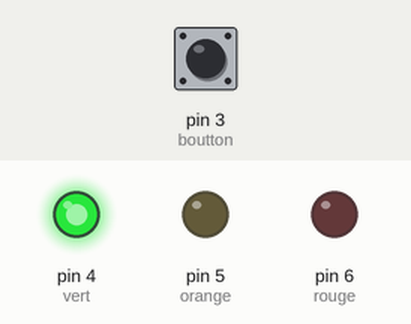
Recording of a sketch running on a simulated Arduino Uno, built with avr-gcc and run on an emulated ATmega328P. Shown: output pins drawn as LEDs (lit = HIGH). Inputs (shaded band) come from the test bench; at power-on: pin 3 (boutton) HIGH.

Above: at 1.2 s.
1.3 s: pin 3 (boutton) pulled LOW for 0.15 s
At 2.1 s:
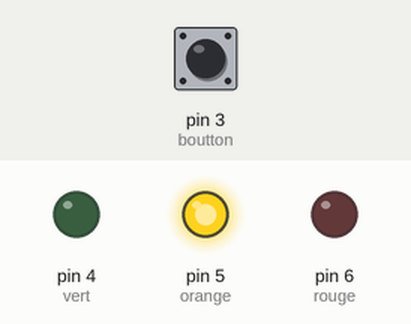
2.9 s: pin 3 (boutton) pulled LOW for 1 s
At 3.4 s:
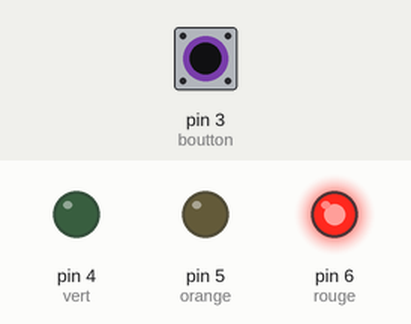
5.4 s: pin 3 (boutton) pulled LOW for 3.2 s
At 6.5 s:
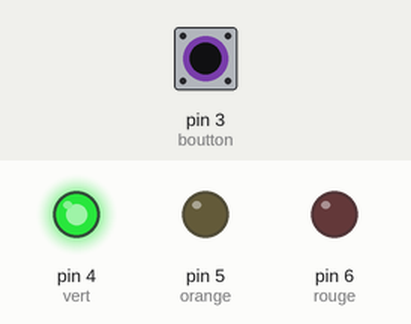
Timing chart, 0 to 8.4 s (numbered marks = the images above; inputs shaded):
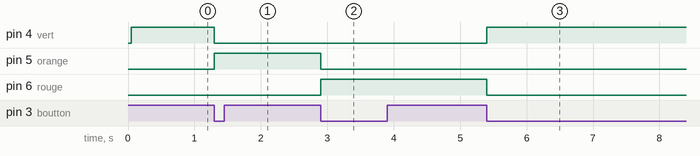

Measured:
- after the input at 1.3 s, pin 4 (vert): HIGH → LOW at once; pin 5 (orange): LOW → HIGH at once
- after the input at 2.9 s, pin 5 (orange): HIGH → LOW at once; pin 6 (rouge): LOW → HIGH at once
- after the input at 5.4 s, pin 4 (vert): LOW → HIGH at once; pin 6 (rouge): HIGH → LOW at once

The sketch:

main.ino
```cpp
//pinout
#define boutton 3
#define vert 4
#define orange 5
#define rouge 6

//variables
int stat=0;
int old=0;
int bouttonstat=0;


// functions
void bouttonpressed();
void ledswitcher();

void setup() {
  // put your setup code here, to run once:
  pinMode(boutton, INPUT_PULLUP);
  pinMode(vert, OUTPUT);
  pinMode(orange, OUTPUT);
  pinMode(rouge, OUTPUT);
  ////////
  digitalWrite(vert, LOW);
  digitalWrite(orange, LOW);
  digitalWrite(rouge, LOW);


}

void loop() {
  // put your main code here, to run repeatedly:

  bouttonpressed();
  ledswitcher();
}


void bouttonpressed(){
  bouttonstat = digitalRead(boutton);
  if(bouttonstat == 1){
    delay(50);
    bouttonstat = digitalRead(boutton);
    if(bouttonstat == 0){
      stat = old + 1;
    }}
    else {
    delay(100);
  }
  }
void ledswitcher(){
   switch(stat){
      case 1:
      digitalWrite(rouge,LOW);
      digitalWrite(orange,LOW);
      digitalWrite(vert,HIGH);
      old = stat;
      break;
      case 2:
      digitalWrite(rouge,LOW);
      digitalWrite(orange,HIGH);
      digitalWrite(vert,LOW);
      old = stat;
      break;
      case 3:
      digitalWrite(rouge,HIGH);
      digitalWrite(orange,LOW);
      digitalWrite(vert,LOW);
      old = stat;
      break;
      default:
      digitalWrite(rouge,LOW);
      digitalWrite(orange,LOW);
      digitalWrite(vert,HIGH);
      old = 1;
      break;

    }
}
 
```
